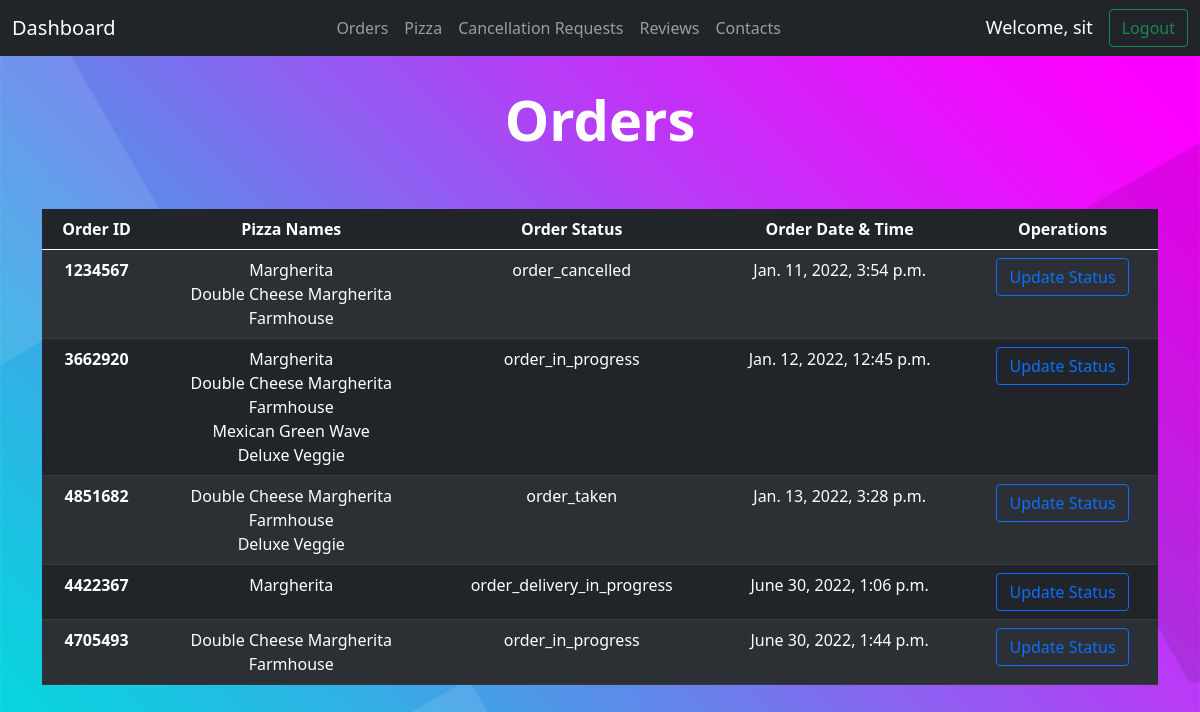
The app's page /staff/orders/ (signed in) with its own data.
### StaffPanel/models.py (models this page shows, shortened)
class AdminOrder(models.Model):
    order_id = models.CharField(max_length=7)
    user = models.ForeignKey(User, on_delete=models.CASCADE, null=True, blank=True)
    pizza = models.ManyToManyField(Pizza)
    status = models.CharField(choices=Status_Choices, max_length=50, null=False, default="order_taken")
    total_amount = models.CharField(max_length=10, default=0, null=False)
    timestamp = models.DateTimeField(auto_now_add=True)
    class Meta:
        unique_together = ['order_id']

### PizzaDelivery/models.py (models this page shows, shortened)
class Pizza(models.Model):
    name = models.CharField(max_length=100, null=False)
    price = models.CharField(max_length=4, null=False)
    description = models.CharField(max_length=500)
    image = models.ImageField(blank=True, upload_to='pizza/')

### StaffPanel/views.py (the view)
# urls.py: path('staff/orders/', staff_handeling.orderList, name="orders"),
def orderList(request):
    order_list = models.AdminOrder.objects.all()
    order_count = len(order_list)
    try:
        contextlib = {
            'orders': order_list,
            'order_count': order_count,
        }
        return render(request, 'staff/main/orders.html', context=contextlib)
    except Exception as e:
        return HttpResponse(e)

### templates/staff/main/orders.html (shortened to what this page needs)
{% extends 'staff/main/base.html' %}
{% block content %}
<div class="container text-center">
    <h1 class="display-4" style="font-weight: bold;margin-top: 30px;margin-bottom: 1em;color:white;">
        Orders
    </h1>
    {% if order_count == 0 %}
    <h5 style="margin-top: 30px;margin-bottom: 1em;color:white;">
        There no order placed right now.
    </h5>
    {% else %}
    <table class="table table-striped table-hover table-dark" style="border-radius: 30px;">
        <thead>
            <tr>
                <th scope="col">Order ID</th>
                <th scope="col">Pizza Names</th>
                <th scope="col">Order Status</th>
                <th scope="col">Order Date & Time</th>
                <th scope="col">Operations</th>
            </tr>
        </thead>
        <tbody>
            {% for order in orders %}
            <tr>
                <form action="{% url 'status_update' order.order_id %}" method="post">
                    <th scope="row">{{ order.order_id }}</th>
                    <td>
                        {% for pizza in order.pizza.all %}
                            {{ pizza.name }} <br>
                        {% endfor %}
                    </td>
                    <td>{{ order.status }}</td>
                    <td>
                        {{ order.timestamp }}
                    </td>
                    <td>
                        <input type="submit" class="btn btn-outline-primary" value="Update Status" name="update">
                    </td>
                </form>
            </tr>
            {% endfor %}
        </tbody>
    </table>
    {% endif %}
</div>
{% endblock %}

### templates/staff/main/base.html (shortened to what this page needs)
<!DOCTYPE html>
  <html lang="en">
    {% load static %}
    <head>
      <link href="https://cdn.jsdelivr.net/npm/bootstrap@5.0.2/dist/css/bootstrap.min.css" rel="stylesheet">
    </head>
    <body>
      <section about="navbar">
        <nav class="navbar navbar-expand-lg navbar-dark bg-dark text-white">
          <div class="container-fluid">
            <a class="navbar-brand" href="{% url 'staffHomepage' %}">Dashboard</a>
            <div class="collapse navbar-collapse" id="navbarSupportedContent">
              <ul class="navbar-nav me-auto mb-2 mb-lg-0" style="margin: auto;">
                <li class="nav-item">
                  <a class="nav-link" href="{% url 'orders' %}">Orders</a>
                </li>
                <li class="nav-item">
                  <a class="nav-link" href="{% url 'viewPizza' %}">Pizza</a>
                </li>
                <li class="nav-item dropdown">
                  <a class="nav-link" href="{% url 'order_cancel_request_list' %}">Cancellation Requests</a>
                </li>
                <li class="nav-item">
                  <a class="nav-link" href="{% url 'review_list' %}">Reviews</a>
                </li>
                <li class="nav-item">
                  <a class="nav-link" href="{% url 'contact_list' %}">Contacts</a>
                </li>
              </ul>
              <form class="d-flex">
                <small style="padding-top: 5px;margin-right: 1rem;font-size: 18px;white-space: nowrap;">
                  Welcome, {{ user.username }}
                </small>
                <a href="{% url 'staffLogout' %}" class="btn btn-outline-success">Logout</a>
              </form>
            </div>
          </div>
        </nav>
      </section>
      {% block content %}
      {% endblock %}
    </body>
</html>

### records on screen
AdminOrder: order_id "1234567", status "order_cancelled", timestamp "Jan. 11, 2022, 3:54 p.m."
Pizza: name "Margherita"
Pizza: name "Double Cheese Margherita"
Pizza: name "Farmhouse"
AdminOrder: order_id "3662920", status "order_in_progress", timestamp "Jan. 12, 2022, 12:45 p.m."
Pizza: name "Mexican Green Wave"
Pizza: name "Deluxe Veggie"
AdminOrder: order_id "4851682", status "order_taken", timestamp "Jan. 13, 2022, 3:28 p.m."
AdminOrder: order_id "4422367", status "order_delivery_in_progress", timestamp "June 30, 2022, 1:06 p.m."
AdminOrder: order_id "4705493", status "order_in_progress", timestamp "June 30, 2022, 1:44 p.m."

### other values on screen
{{ user.username }} "sit"
